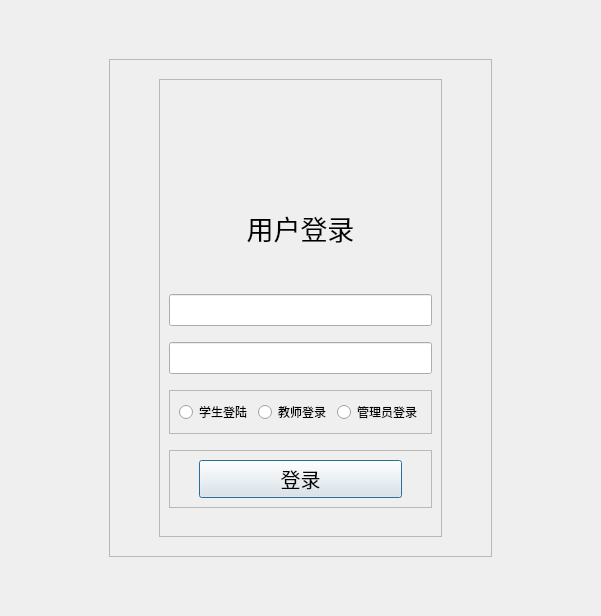
<?xml version="1.0" encoding="UTF-8"?>
<ui version="4.0">
 <class>TDialogLogin</class>
 <widget class="QDialog" name="TDialogLogin">
  <property name="geometry">
   <rect>
    <x>0</x>
    <y>0</y>
    <width>601</width>
    <height>616</height>
   </rect>
  </property>
  <property name="windowTitle">
   <string>欢迎使用教务管理系统</string>
  </property>
  <layout class="QGridLayout" name="gridLayout_2">
   <item row="0" column="1">
    <spacer name="verticalSpacer_9">
     <property name="orientation">
      <enum>Qt::Vertical</enum>
     </property>
     <property name="sizeHint" stdset="0">
      <size>
       <width>20</width>
       <height>30</height>
      </size>
     </property>
    </spacer>
   </item>
   <item row="1" column="2">
    <spacer name="horizontalSpacer_3">
     <property name="orientation">
      <enum>Qt::Horizontal</enum>
     </property>
     <property name="sizeHint" stdset="0">
      <size>
       <width>85</width>
       <height>20</height>
      </size>
     </property>
    </spacer>
   </item>
   <item row="2" column="1">
    <spacer name="verticalSpacer_8">
     <property name="orientation">
      <enum>Qt::Vertical</enum>
     </property>
     <property name="sizeHint" stdset="0">
      <size>
       <width>20</width>
       <height>30</height>
      </size>
     </property>
    </spacer>
   </item>
   <item row="1" column="0">
    <spacer name="horizontalSpacer_4">
     <property name="orientation">
      <enum>Qt::Horizontal</enum>
     </property>
     <property name="sizeHint" stdset="0">
      <size>
       <width>40</width>
       <height>20</height>
      </size>
     </property>
    </spacer>
   </item>
   <item row="1" column="1">
    <widget class="QFrame" name="frameA">
     <property name="font">
      <font>
       <pointsize>20</pointsize>
      </font>
     </property>
     <property name="frameShape">
      <enum>QFrame::StyledPanel</enum>
     </property>
     <property name="frameShadow">
      <enum>QFrame::Raised</enum>
     </property>
     <layout class="QGridLayout" name="gridLayout">
      <item row="1" column="0">
       <spacer name="horizontalSpacer">
        <property name="orientation">
         <enum>Qt::Horizontal</enum>
        </property>
        <property name="sizeHint" stdset="0">
         <size>
          <width>40</width>
          <height>20</height>
         </size>
        </property>
       </spacer>
      </item>
      <item row="2" column="1">
       <spacer name="verticalSpacer_2">
        <property name="orientation">
         <enum>Qt::Vertical</enum>
        </property>
        <property name="sizeHint" stdset="0">
         <size>
          <width>20</width>
          <height>10</height>
         </size>
        </property>
       </spacer>
      </item>
      <item row="1" column="2">
       <spacer name="horizontalSpacer_5">
        <property name="orientation">
         <enum>Qt::Horizontal</enum>
        </property>
        <property name="sizeHint" stdset="0">
         <size>
          <width>40</width>
          <height>20</height>
         </size>
        </property>
       </spacer>
      </item>
      <item row="0" column="1">
       <spacer name="verticalSpacer">
        <property name="orientation">
         <enum>Qt::Vertical</enum>
        </property>
        <property name="sizeHint" stdset="0">
         <size>
          <width>20</width>
          <height>10</height>
         </size>
        </property>
       </spacer>
      </item>
      <item row="1" column="1">
       <widget class="QFrame" name="frame">
        <property name="frameShape">
         <enum>QFrame::StyledPanel</enum>
        </property>
        <property name="frameShadow">
         <enum>QFrame::Raised</enum>
        </property>
        <layout class="QVBoxLayout" name="verticalLayout">
         <item>
          <spacer name="verticalSpacer_6">
           <property name="orientation">
            <enum>Qt::Vertical</enum>
           </property>
           <property name="sizeHint" stdset="0">
            <size>
             <width>20</width>
             <height>3</height>
            </size>
           </property>
          </spacer>
         </item>
         <item>
          <widget class="QLabel" name="label_logo">
           <property name="maximumSize">
            <size>
             <width>16777215</width>
             <height>16777215</height>
            </size>
           </property>
           <property name="font">
            <font>
             <pointsize>70</pointsize>
            </font>
           </property>
           <property name="text">
            <string/>
           </property>
          </widget>
         </item>
         <item>
          <spacer name="verticalSpacer_7">
           <property name="orientation">
            <enum>Qt::Vertical</enum>
           </property>
           <property name="sizeType">
            <enum>QSizePolicy::Fixed</enum>
           </property>
           <property name="sizeHint" stdset="0">
            <size>
             <width>20</width>
             <height>3</height>
            </size>
           </property>
          </spacer>
         </item>
         <item>
          <widget class="QLabel" name="label">
           <property name="font">
            <font>
             <pointsize>20</pointsize>
            </font>
           </property>
           <property name="text">
            <string>用户登录</string>
           </property>
           <property name="alignment">
            <set>Qt::AlignCenter</set>
           </property>
          </widget>
         </item>
         <item>
          <spacer name="verticalSpacer_10">
           <property name="orientation">
            <enum>Qt::Vertical</enum>
           </property>
           <property name="sizeHint" stdset="0">
            <size>
             <width>20</width>
             <height>40</height>
            </size>
           </property>
          </spacer>
         </item>
         <item>
          <widget class="QLineEdit" name="lineEditName">
           <property name="font">
            <font>
             <pointsize>15</pointsize>
            </font>
           </property>
          </widget>
         </item>
         <item>
          <spacer name="verticalSpacer_3">
           <property name="orientation">
            <enum>Qt::Vertical</enum>
           </property>
           <property name="sizeType">
            <enum>QSizePolicy::Fixed</enum>
           </property>
           <property name="sizeHint" stdset="0">
            <size>
             <width>20</width>
             <height>10</height>
            </size>
           </property>
          </spacer>
         </item>
         <item>
          <widget class="QLineEdit" name="lineEditPwd">
           <property name="font">
            <font>
             <pointsize>15</pointsize>
            </font>
           </property>
          </widget>
         </item>
         <item>
          <spacer name="verticalSpacer_4">
           <property name="orientation">
            <enum>Qt::Vertical</enum>
           </property>
           <property name="sizeHint" stdset="0">
            <size>
             <width>20</width>
             <height>10</height>
            </size>
           </property>
          </spacer>
         </item>
         <item>
          <widget class="QFrame" name="frame_2">
           <property name="font">
            <font>
             <pointsize>9</pointsize>
            </font>
           </property>
           <property name="frameShape">
            <enum>QFrame::StyledPanel</enum>
           </property>
           <property name="frameShadow">
            <enum>QFrame::Raised</enum>
           </property>
           <layout class="QHBoxLayout" name="horizontalLayout">
            <item>
             <widget class="QRadioButton" name="radioButton_stu">
              <property name="text">
               <string>学生登陆</string>
              </property>
             </widget>
            </item>
            <item>
             <widget class="QRadioButton" name="radioButton_tea">
              <property name="text">
               <string>教师登录</string>
              </property>
             </widget>
            </item>
            <item>
             <widget class="QRadioButton" name="radioButton_adm">
              <property name="text">
               <string>管理员登录</string>
              </property>
             </widget>
            </item>
           </layout>
          </widget>
         </item>
         <item>
          <spacer name="verticalSpacer_11">
           <property name="orientation">
            <enum>Qt::Vertical</enum>
           </property>
           <property name="sizeHint" stdset="0">
            <size>
             <width>20</width>
             <height>10</height>
            </size>
           </property>
          </spacer>
         </item>
         <item>
          <widget class="QFrame" name="frame_3">
           <property name="frameShape">
            <enum>QFrame::StyledPanel</enum>
           </property>
           <property name="frameShadow">
            <enum>QFrame::Raised</enum>
           </property>
           <layout class="QGridLayout" name="gridLayout_3">
            <item row="0" column="0">
             <spacer name="horizontalSpacer_2">
              <property name="orientation">
               <enum>Qt::Horizontal</enum>
              </property>
              <property name="sizeType">
               <enum>QSizePolicy::Fixed</enum>
              </property>
              <property name="sizeHint" stdset="0">
               <size>
                <width>20</width>
                <height>20</height>
               </size>
              </property>
             </spacer>
            </item>
            <item row="0" column="1">
             <widget class="QPushButton" name="login_button">
              <property name="font">
               <font>
                <pointsize>15</pointsize>
               </font>
              </property>
              <property name="text">
               <string>登录</string>
              </property>
             </widget>
            </item>
            <item row="0" column="2">
             <spacer name="horizontalSpacer_6">
              <property name="orientation">
               <enum>Qt::Horizontal</enum>
              </property>
              <property name="sizeType">
               <enum>QSizePolicy::Fixed</enum>
              </property>
              <property name="sizeHint" stdset="0">
               <size>
                <width>20</width>
                <height>20</height>
               </size>
              </property>
             </spacer>
            </item>
           </layout>
          </widget>
         </item>
         <item>
          <widget class="QLabel" name="label_tip">
           <property name="font">
            <font>
             <pointsize>8</pointsize>
            </font>
           </property>
           <property name="text">
            <string/>
           </property>
           <property name="alignment">
            <set>Qt::AlignCenter</set>
           </property>
          </widget>
         </item>
        </layout>
       </widget>
      </item>
     </layout>
    </widget>
   </item>
  </layout>
 </widget>
 <resources/>
 <connections/>
</ui>
